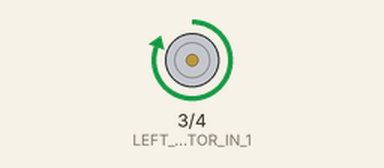
This sketch was run on a simulated Arduino Uno, built with avr-gcc and run on an emulated ATmega328P. Shown: motor-driver pin pairs drawn as motors (green arrow = first pin HIGH = forward, orange = second pin HIGH = backward, longer = more drive, scaled by the enable pin).

Above: at 5.0 s.
At 15.0 s:
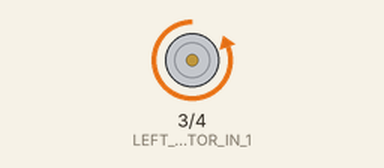
At 20.5 s:
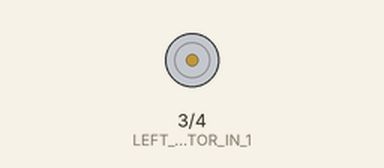
Timing chart, 0 to 27.3 s (numbered marks = the images above):
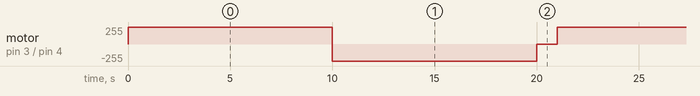

Measured:
- by itself, motor on pin 3 (LEFT_MOTOR_IN_1) / pin 4 (LEFT_MOTOR_IN_2): repeats every 21.0 s: backward 255/255 10.0 s, stopped 1.0 s, forward 255/255 10.0 s

The sketch:

L293D-with-DC-motor.ino
```cpp
#define LEFT_MOTOR_EN_A 2
#define LEFT_MOTOR_IN_1 3
#define LEFT_MOTOR_IN_2 4

void setup() {
  // put your setup code here, to run once:
  pinMode(LEFT_MOTOR_EN_A, OUTPUT);
	pinMode(LEFT_MOTOR_IN_1, OUTPUT);
	pinMode(LEFT_MOTOR_IN_2, OUTPUT);

  digitalWrite(LEFT_MOTOR_IN_1, LOW);
	digitalWrite(LEFT_MOTOR_IN_2, LOW);
}

void loop() {
  // put your main code here, to run repeatedly:

  analogWrite(LEFT_MOTOR_EN_A, 255);
  digitalWrite(LEFT_MOTOR_IN_1, HIGH);
	digitalWrite(LEFT_MOTOR_IN_2, LOW);

  delay(10000);

  digitalWrite(LEFT_MOTOR_IN_1, LOW);
	digitalWrite(LEFT_MOTOR_IN_2, HIGH);

  delay(10000);

  digitalWrite(LEFT_MOTOR_IN_1, LOW);
	digitalWrite(LEFT_MOTOR_IN_2, LOW);

  delay(1000);
}
```
